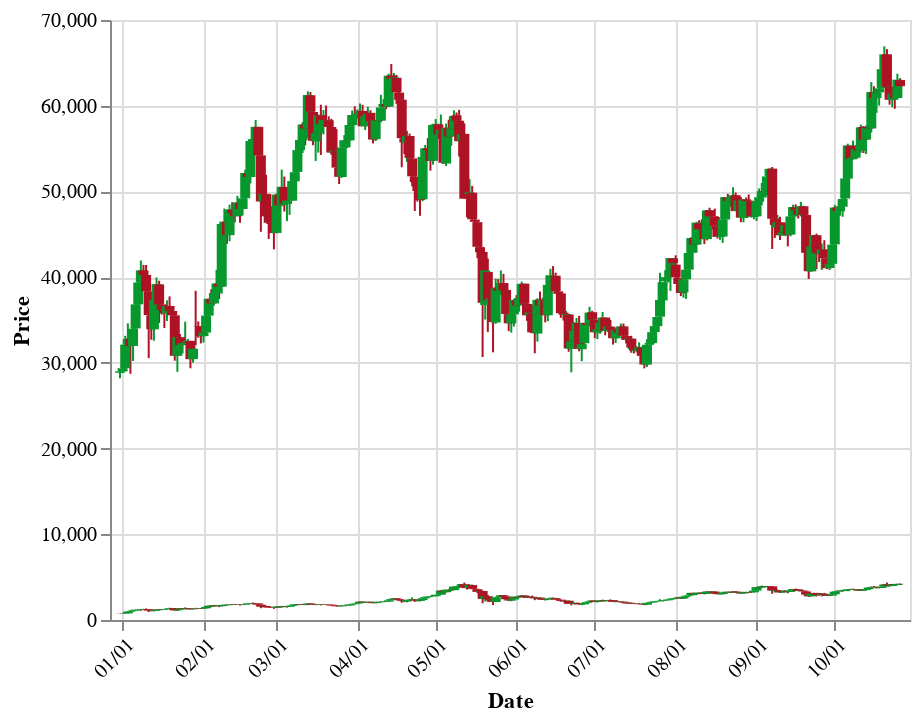

This figure's notebook cell:
### Code cell
input_dropdown1 = alt.binding_select(options=list(final_union_df['token'].unique()))
token_selector = alt.selection_single(name='Currency: ', fields=['token'], bind=input_dropdown1)
#brush = alt.selection(type='interval')

open_close_color = alt.condition("datum.Open <= datum.Close",
                                 alt.value("#06982d"),
                                 alt.value("#ae1325"))

#scales = alt.selection_interval(bind='scales')


base = alt.Chart(final_union_df).encode(
    alt.X('Date:T', 
          axis=alt.Axis(
              format='%m/%d',
              labelAngle=-45,
              title='Date'
          )
    ),
    color=open_close_color, 
    tooltip=[alt.Tooltip('Date:T', format='%m/%d'), alt.Tooltip('Open:Q', format='$'), 
             alt.Tooltip('Close:Q', format='$'), alt.Tooltip('Volume:Q', format='$'),
             alt.Tooltip('token:O')]
)
#

rule = base.mark_rule().encode(
    alt.Y(
        'Low:Q',
        title='Price',
        scale=alt.Scale(zero=False),
    ),
    alt.Y2('High:Q')
)

bar = base.mark_bar().encode(
    alt.Y('Open:Q'),
    alt.Y2('Close:Q')
)

all = rule + bar
all.add_selection(token_selector).transform_filter(token_selector).interactive()

### Figure 1 — Vega-Lite specification as saved in the notebook (floating-point values rounded to 4 significant figures; data arrays with more than 128 entries replaced by an {"elided": "..."} marker saying what was removed)
{"config": {"view": {"continuousWidth": 400, "continuousHeight": 300}}, "layer": [{"mark": "rule", "encoding": {"color": {"condition": {"value": "#06982d", "test": "datum.Open <= datum.Close"}, "value": "#ae1325"}, "tooltip": [{"type": "temporal", "field": "Date", "format": "%m/%d"}, {"type": "quantitative", "field": "Open", "format": "$"}, {"type": "quantitative", "field": "Close", "format": "$"}, {"type": "quantitative", "field": "Volume", "format": "$"}, {"type": "ordinal", "field": "token"}], "x": {"type": "temporal", "axis": {"format": "%m/%d", "labelAngle": -45, "title": "Date"}, "field": "Date"}, "y": {"type": "quantitative", "field": "Low", "scale": {"zero": false}, "title": "Price"}, "y2": {"field": "High"}}, "selection": {"Currency: ": {"type": "single", "fields": ["token"], "bind": {"input": "select", "options": ["ADA", "BTC", "ETH"]}}, "selector001": {"type": "interval", "bind": "scales", "encodings": ["x", "y"]}}}, {"mark": "bar", "encoding": {"color": {"condition": {"value": "#06982d", "test": "datum.Open <= datum.Close"}, "value": "#ae1325"}, "tooltip": [{"type": "temporal", "field": "Date", "format": "%m/%d"}, {"type": "quantitative", "field": "Open", "format": "$"}, {"type": "quantitative", "field": "Close", "format": "$"}, {"type": "quantitative", "field": "Volume", "format": "$"}, {"type": "ordinal", "field": "token"}], "x": {"type": "temporal", "axis": {"format": "%m/%d", "labelAngle": -45, "title": "Date"}, "field": "Date"}, "y": {"type": "quantitative", "field": "Open"}, "y2": {"field": "Close"}}}], "data": {"name": "data-5fe0380758c613d9e657c80abe62734d"}, "transform": [{"filter": {"selection": "Currency: "}}], "$schema": "https://vega.github.io/schema/vega-lite/v4.8.1.json", "datasets": {"data-5fe0380758c613d9e657c80abe62734d": {"elided": "900 records"}}}
